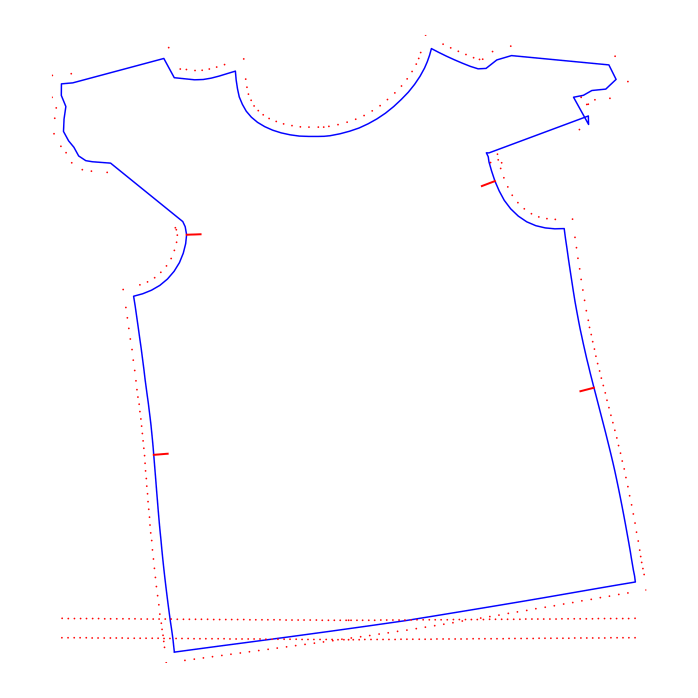
#> input picture marge_png/image01.png, 2093 x 2093 px (shown at 1/3 size)
$ python marge_png01.py
#> lines starting #> are read from the running program, lines starting #| are printed output that depends on the picture; after the words box and inside, x2 and y2 are one past the last pixel; in counts of white or black regions, pixels touching at a corner belong together
from PIL import Image
import numpy as np


def overlay_images(img1_path, img2_path, output_path):
#> called with img1_path = 'image01.png', img2_path = 'image02.png', output_path = 'output.png'
    try:
        # 打开两张图片
        img1 = Image.open(img1_path)
#> img1 is the input picture: PIL image 2093x2093 RGBA; mean R, G, B, A 1.4, 0, 3.3, 2.5
        img2 = Image.open(img2_path)
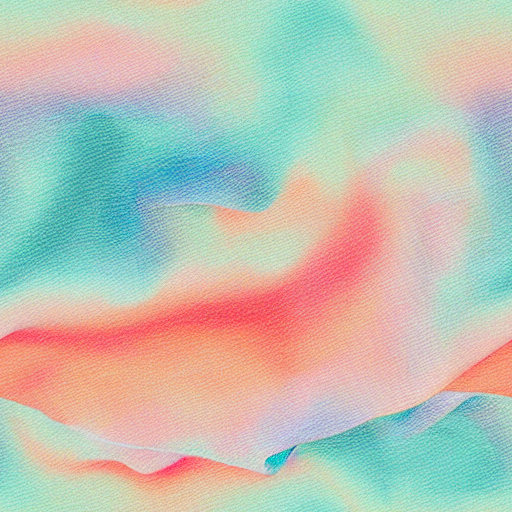
#> input picture marge_png/image02.png, 512 x 512 px
#> img2 is the input picture: PIL image 512x512 RGB; mean R, G, B 189.1, 192.5, 179.8

        # 调整图二的大小以匹配图一
        img2 = img2.resize(img1.size, Image.Resampling.LANCZOS)
#> img2: PIL image 2093x2093 RGB

        # 将图片转换为 NumPy 数组
        img1_array = np.array(img1)
        img2_array = np.array(img2)

        # 确保 img2_array 的通道数与 img1_array 一致
        if img1_array.shape[2] == 3 and img2_array.shape[2] == 4:
            img2_array = img2_array[:, :, :3]
        elif img1_array.shape[2] == 4 and img2_array.shape[2] == 3:
            alpha = np.full((img2_array.shape[0], img2_array.shape[1], 1), 255, dtype=np.uint8)
            img2_array = np.concatenate((img2_array, alpha), axis=2)

        # 创建一个新的数组来存储结果
        result_array = np.copy(img1_array)

        # 找到图一像素值为透明或全黑的位置
        transparent_or_black = np.all(img1_array[:, :, :3] == [0, 0, 0], axis=-1)
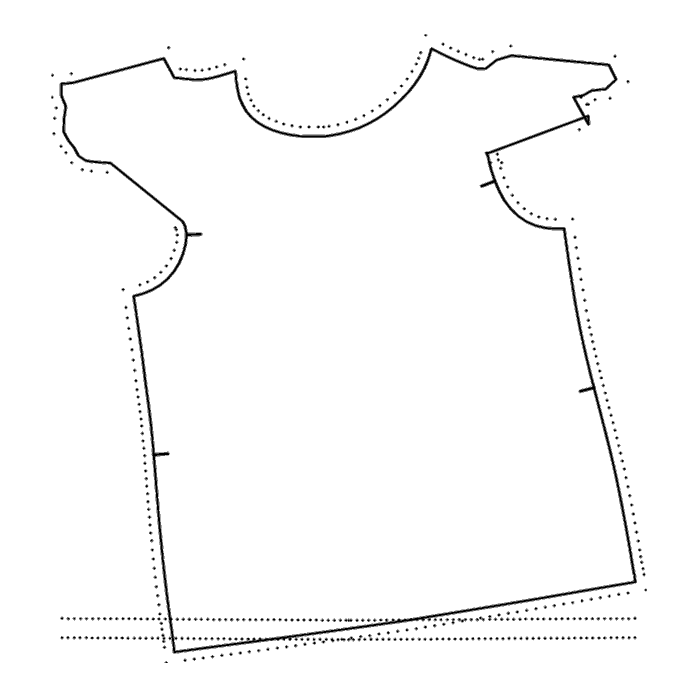
#> transparent_or_black: shape (2093, 2093) bool (shown at 1/3 size); 98.1% white; 864 black regions (473 under 20 px), largest, box (x1, y1, x2, y2) and area: (179, 141, 1911, 1962) 59374, (1373, 1854, 1402, 1868) 168, (484, 1901, 497, 1929) 157

        # 在这些位置使用图二的像素值
        result_array[transparent_or_black] = img2_array[transparent_or_black]
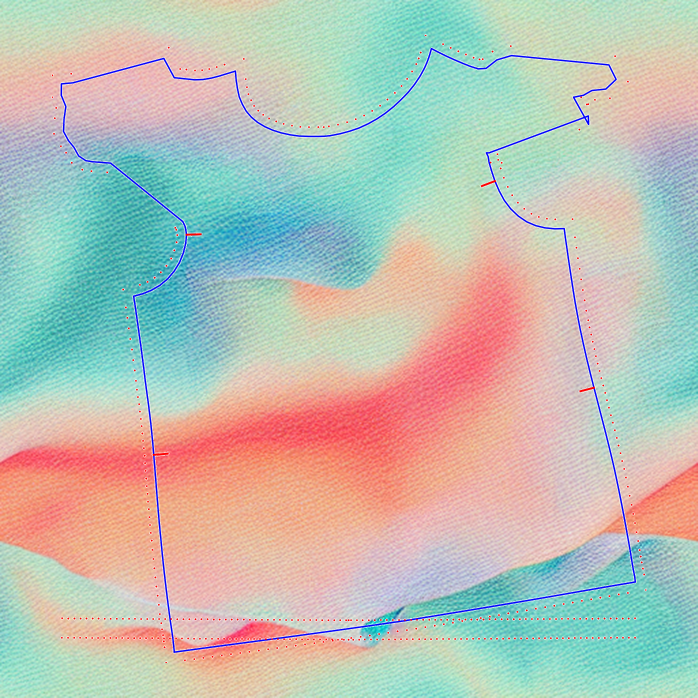
#> result_array: shape (2093, 2093, 4) (shown at 1/3 size); mean R, G, B, A 187.2, 188.9, 179.7, 252.8; transparent parts drawn white

        # 将结果数组转换回图片
        result_img = Image.fromarray(result_array)

        # 保存结果图片
        result_img.save(output_path)
        print(f"图片已保存到 {output_path}")
    except FileNotFoundError:
        print("错误: 未找到指定的图片文件!")
    except Exception as e:
        print(f"错误: 发生了一个未知错误: {e}")


if __name__ == "__main__":
    img1_path = "image01.png"
    img2_path = "image02.png"
    output_path = "output.png"
    overlay_images(img1_path, img2_path, output_path)
